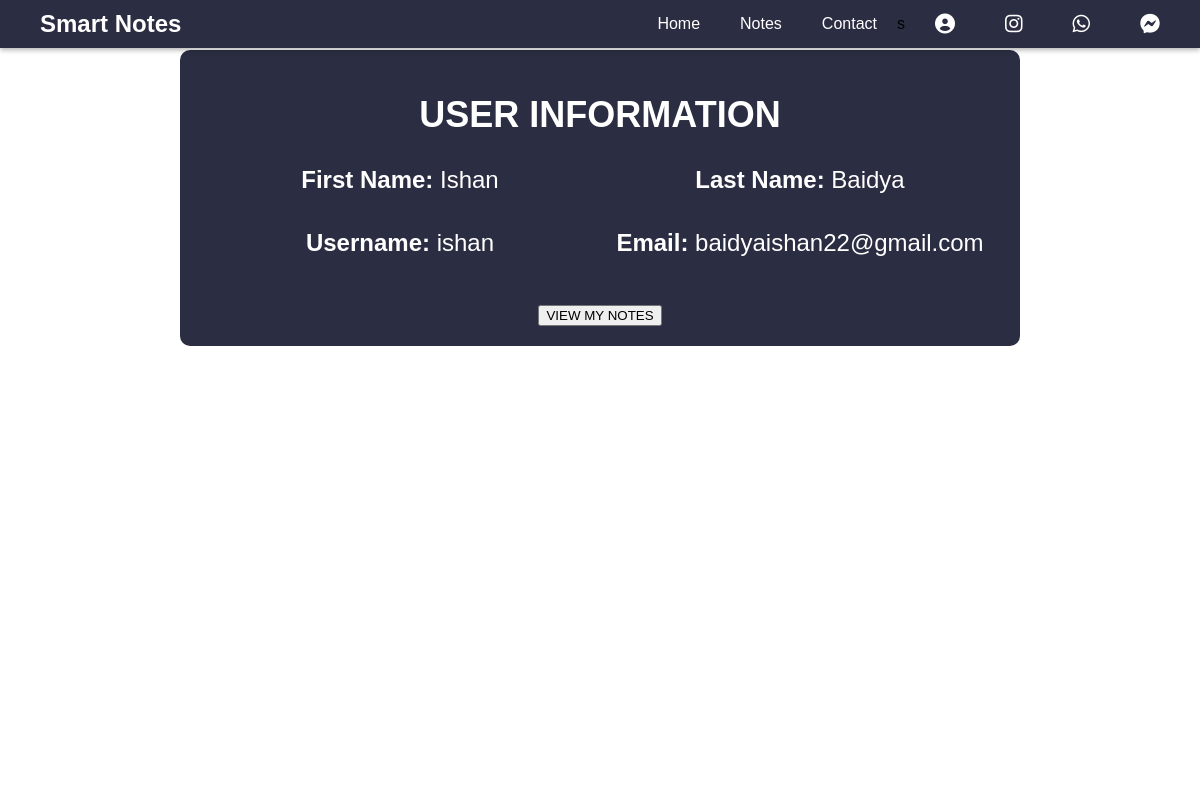
/userinfo.php (signed in), run on the app's committed database.
### tables this page shows
CREATE TABLE `users` (
  `ID` int(11) NOT NULL,
  `firstname` varchar(50) NOT NULL,
  `lastname` varchar(50) NOT NULL,
  `username` varchar(40) NOT NULL,
  `password` varchar(100) NOT NULL,
  `email` varchar(500) NOT NULL,
  `signup_time` timestamp NOT NULL DEFAULT current_timestamp() ON UPDATE current_timestamp(),
  `otp` int(11) DEFAULT NULL,
  `status` varchar(255) NOT NULL
);

### userinfo.php (the view, shortened to what this page needs)
<!DOCTYPE html>
<html lang="en">
<head>
    <link rel="stylesheet" href="css/userinfo.css">
    <link rel="stylesheet" href="https://cdnjs.cloudflare.com/ajax/libs/font-awesome/6.0.0-beta3/css/all.min.css">
</head>
<body>
    <div class="video-background">
        <video autoplay muted loop id="bg-video">
            <source src="videos/back.mp4" type="video/mp4">
        </video>
    </div>
    <div class="header">
        <nav class="navbar">
            <a href="#" class="logo">Smart Notes</a>
            <div class="nav-links">
                <a href="home.php">Home</a>
                <div class="dropdown">
                    <a href="#" class="notes-button">Notes</a>
                </div>
                <a href="contact.php">Contact</a>
               s
                <a href="userinfo.php" class="nav-icon"><i class="fas fa-user-circle"></i></a>
                <a href="https://www.instagram.com/smart_notes_np" target="_blank" class="social-icon"><i class="fab fa-instagram"></i></a>
                <a href="https://wa.me/9765306253" target="_blank" class="social-icon"><i class="fab fa-whatsapp"></i></a>
                <a href="https://m.me/6856500261092117" target="_blank" class="social-icon"><i class="fab fa-facebook-messenger"></i></a>
            </div>
        </nav>
    </div>
    <div class="grid-container">
        <div class="main-grid">
            <div class="user-info-content">
                <h1 class="maintitle1">USER INFORMATION</h1>
  <?php
$servername = "sql307.infinityfree.com";
$username = "if0_36316648";
$password = "bHR6W8waQb";
$dbname = "if0_36316648_smartnotes";
$conn = new mysqli($servername, $username, $password, $dbname);
$username = $_SESSION['username'];
$sql = "SELECT username, password, email, firstname, lastname FROM users WHERE username='$username'";
$result = $conn->query($sql);
if ($result === false) {
    echo "Error executing the query: " . $conn->error;
} else {
    if ($result->num_rows > 0) {
        echo "<div class='info-box'>";
        while ($row = $result->fetch_assoc()) {
            echo "<div class='info-row'>";
            echo "<div class='info-column'>";
            echo "<p><strong>First Name:</strong> " . $row['firstname'] . "</p>";
            echo "</div>";
            echo "<div class='info-column'>";
            echo "<p><strong>Last Name:</strong> " . $row['lastname'] . "</p>";
            echo "</div>";
            echo "</div>";
            echo "<div class='info-row'>";
            echo "<div class='info-column'>";
            echo "<p><strong>Username:</strong> " . $row['username'] . "</p>";
            echo "</div>";
            echo "<div class='info-column'>";
            echo "<p><strong>Email:</strong> " . $row['email'] . "</p>";
            echo "</div>";
            echo "</div>";
        }
        echo "</div>";
    } else {
        echo "<div class='no-info'>";
        echo "<p>No user information found. If you want to upload notes, please <a href='index.php' class='sign-in-button'>Sign In</a> or <a href='register.php' class='sign-in-button'>Register</a>.</p>";
        echo "</div>";
    }
}
?>
                <br>
                <input type="button" id="class11" class='class12' value="VIEW MY NOTES" onclick="document.location='mynotes.php'">
            </div>
        </div>
    </div>
</body>
</html>

### css/userinfo.css (style rules this page uses)
body { margin: 0; font-family: 'Bahnschrift', Arial, sans-serif; overflow: auto; }
.video-background { position: fixed; top: 0; left: 0; width: 100%; height: 100%; overflow: hidden; z-index: -1; }
#bg-video { width: 100%; height: 100%; object-fit: cover; }
.header { width: 100%; background-color: #333; padding: 0; position: fixed; top: 0; left: 0; z-index: 10; box-shadow: 0 2px 5px rgba(0,0,0,0.3); }
.navbar { display: flex; justify-content: space-between; align-items: center; padding: 0 20px; background-color: #2B2D42; }
.navbar .logo { color: white; font-size: 24px; font-weight: bold; text-decoration: none; }
.nav-links { display: flex; align-items: center; }
.navbar a { color: white; text-decoration: none; padding: 10px 20px; border-radius: 5px; transition: background-color 0.3s; }
.social-icon, .nav-icon { color: white; margin-left: 10px; font-size: 20px; transition: color 0.3s; }
.dropdown { position: relative; display: inline-block; }
.grid-container { display: grid; gap: 20px; padding: 20px; position: relative; z-index: 1; grid-template-columns: 1fr; }
.main-grid { padding: 30px; transition: transform 0.3s ease-in-out, width 0.3s ease-in-out; }
.user-info-content { max-width: 800px; margin: auto; padding: 20px; background-color: #2B2D42; border-radius: 10px; text-align: center; color:white; }
.maintitle1 { font-size: 36px; font-family: 'Trebuchet MS', 'Lucida Sans Unicode', 'Lucida Grande', 'Lucida Sans', Arial, sans-serif; text-align: center; margin-bottom: 20px; }
.info-box { width: 100%; margin: 20px 0; }
.info-row { display: flex; justify-content: space-around; margin-bottom: 15px; }
.info-column { flex: 1; padding: 10px; }
.info-column p { font-size: 24px; margin: 0; font-family: 'Bahnschrift', Arial, sans-serif; }

### data on the page
users: firstname "Ishan", lastname "Baidya", username "ishan", email "baidyaishan22@gmail.com"
